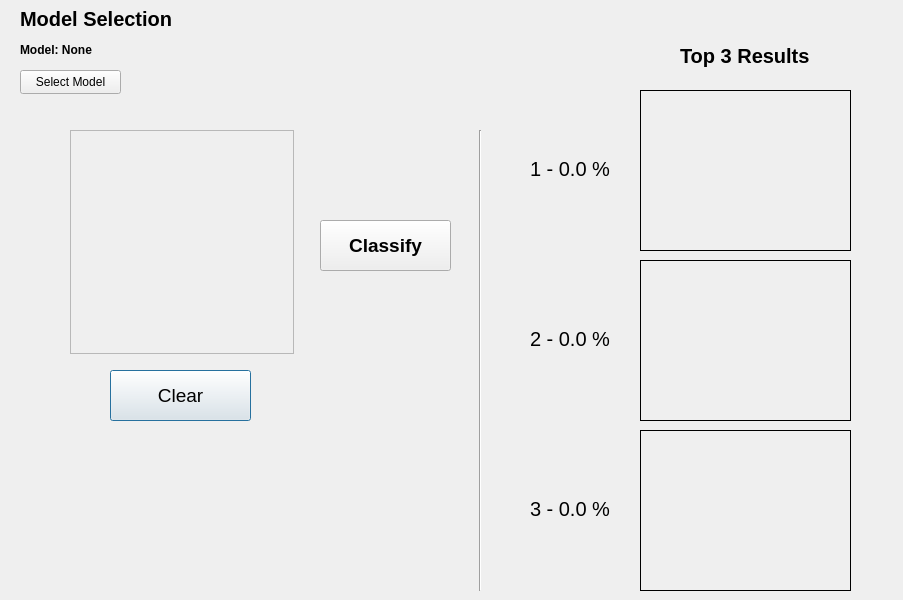
<?xml version="1.0" encoding="UTF-8"?>
<ui version="4.0">
 <class>Dialog</class>
 <widget class="QDialog" name="Dialog">
  <property name="enabled">
   <bool>true</bool>
  </property>
  <property name="geometry">
   <rect>
    <x>0</x>
    <y>0</y>
    <width>903</width>
    <height>600</height>
   </rect>
  </property>
  <property name="minimumSize">
   <size>
    <width>903</width>
    <height>600</height>
   </size>
  </property>
  <property name="maximumSize">
   <size>
    <width>903</width>
    <height>600</height>
   </size>
  </property>
  <property name="windowTitle">
   <string>Dataset Creation - Train &amp; Test</string>
  </property>
  <widget class="QFrame" name="frame">
   <property name="geometry">
    <rect>
     <x>70</x>
     <y>130</y>
     <width>224</width>
     <height>224</height>
    </rect>
   </property>
   <property name="frameShape">
    <enum>QFrame::StyledPanel</enum>
   </property>
   <property name="frameShadow">
    <enum>QFrame::Raised</enum>
   </property>
  </widget>
  <widget class="QPushButton" name="clear">
   <property name="enabled">
    <bool>true</bool>
   </property>
   <property name="geometry">
    <rect>
     <x>110</x>
     <y>370</y>
     <width>141</width>
     <height>51</height>
    </rect>
   </property>
   <property name="font">
    <font>
     <pointsize>14</pointsize>
     <weight>50</weight>
     <bold>false</bold>
    </font>
   </property>
   <property name="text">
    <string>Clear</string>
   </property>
  </widget>
  <widget class="QLabel" name="label_model_selection">
   <property name="geometry">
    <rect>
     <x>20</x>
     <y>10</y>
     <width>191</width>
     <height>17</height>
    </rect>
   </property>
   <property name="font">
    <font>
     <pointsize>15</pointsize>
     <weight>75</weight>
     <bold>true</bold>
    </font>
   </property>
   <property name="text">
    <string>Model Selection</string>
   </property>
  </widget>
  <widget class="QPushButton" name="classify">
   <property name="geometry">
    <rect>
     <x>320</x>
     <y>220</y>
     <width>131</width>
     <height>51</height>
    </rect>
   </property>
   <property name="font">
    <font>
     <pointsize>14</pointsize>
     <weight>75</weight>
     <bold>true</bold>
    </font>
   </property>
   <property name="text">
    <string>Classify</string>
   </property>
  </widget>
  <widget class="Line" name="line_2">
   <property name="geometry">
    <rect>
     <x>470</x>
     <y>130</y>
     <width>20</width>
     <height>461</height>
    </rect>
   </property>
   <property name="orientation">
    <enum>Qt::Vertical</enum>
   </property>
  </widget>
  <widget class="QLabel" name="label_result_first">
   <property name="geometry">
    <rect>
     <x>530</x>
     <y>160</y>
     <width>101</width>
     <height>17</height>
    </rect>
   </property>
   <property name="font">
    <font>
     <pointsize>15</pointsize>
    </font>
   </property>
   <property name="text">
    <string>1 - 0.0 %</string>
   </property>
  </widget>
  <widget class="QLabel" name="label_result_second">
   <property name="geometry">
    <rect>
     <x>530</x>
     <y>330</y>
     <width>101</width>
     <height>17</height>
    </rect>
   </property>
   <property name="font">
    <font>
     <pointsize>15</pointsize>
    </font>
   </property>
   <property name="text">
    <string>2 - 0.0 %</string>
   </property>
  </widget>
  <widget class="QLabel" name="label_result_third">
   <property name="geometry">
    <rect>
     <x>530</x>
     <y>500</y>
     <width>101</width>
     <height>17</height>
    </rect>
   </property>
   <property name="font">
    <font>
     <pointsize>15</pointsize>
    </font>
   </property>
   <property name="text">
    <string>3 - 0.0 %</string>
   </property>
  </widget>
  <widget class="QLabel" name="label_results">
   <property name="geometry">
    <rect>
     <x>680</x>
     <y>40</y>
     <width>161</width>
     <height>31</height>
    </rect>
   </property>
   <property name="font">
    <font>
     <pointsize>15</pointsize>
     <weight>75</weight>
     <bold>true</bold>
    </font>
   </property>
   <property name="text">
    <string>Top 3 Results</string>
   </property>
  </widget>
  <widget class="QPushButton" name="select_model">
   <property name="enabled">
    <bool>true</bool>
   </property>
   <property name="geometry">
    <rect>
     <x>20</x>
     <y>70</y>
     <width>101</width>
     <height>24</height>
    </rect>
   </property>
   <property name="text">
    <string>Select Model</string>
   </property>
  </widget>
  <widget class="QLabel" name="label_model">
   <property name="geometry">
    <rect>
     <x>20</x>
     <y>40</y>
     <width>631</width>
     <height>20</height>
    </rect>
   </property>
   <property name="font">
    <font>
     <weight>75</weight>
     <bold>true</bold>
    </font>
   </property>
   <property name="text">
    <string>Model: None</string>
   </property>
  </widget>
  <widget class="QLabel" name="result_first">
   <property name="geometry">
    <rect>
     <x>640</x>
     <y>90</y>
     <width>211</width>
     <height>161</height>
    </rect>
   </property>
   <property name="frameShape">
    <enum>QFrame::Box</enum>
   </property>
   <property name="text">
    <string/>
   </property>
  </widget>
  <widget class="QLabel" name="result_second">
   <property name="geometry">
    <rect>
     <x>640</x>
     <y>260</y>
     <width>211</width>
     <height>161</height>
    </rect>
   </property>
   <property name="frameShape">
    <enum>QFrame::Box</enum>
   </property>
   <property name="text">
    <string/>
   </property>
  </widget>
  <widget class="QLabel" name="result_third">
   <property name="geometry">
    <rect>
     <x>640</x>
     <y>430</y>
     <width>211</width>
     <height>161</height>
    </rect>
   </property>
   <property name="frameShape">
    <enum>QFrame::Box</enum>
   </property>
   <property name="text">
    <string/>
   </property>
  </widget>
 </widget>
 <resources/>
 <connections/>
</ui>
